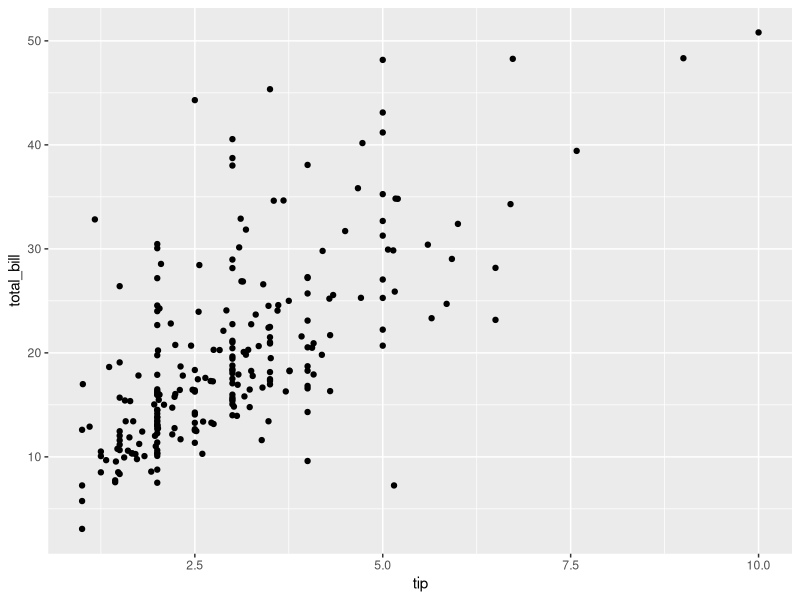
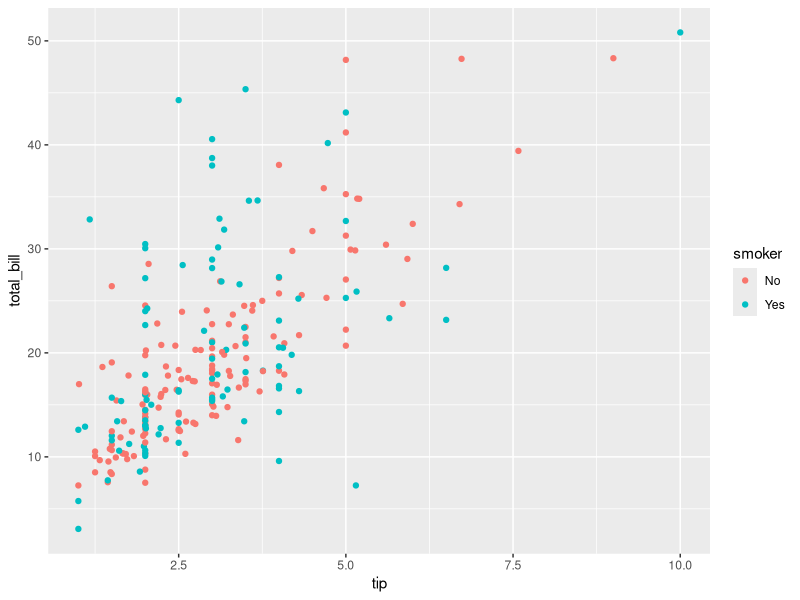
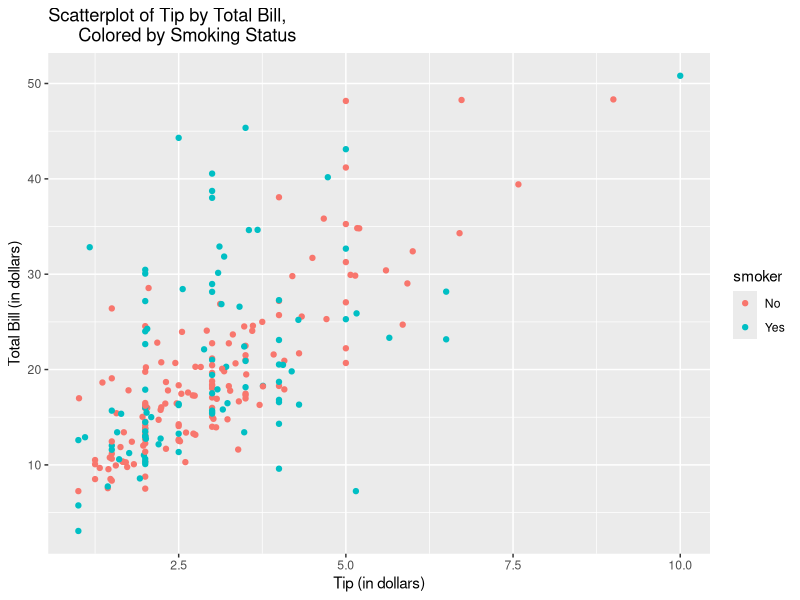
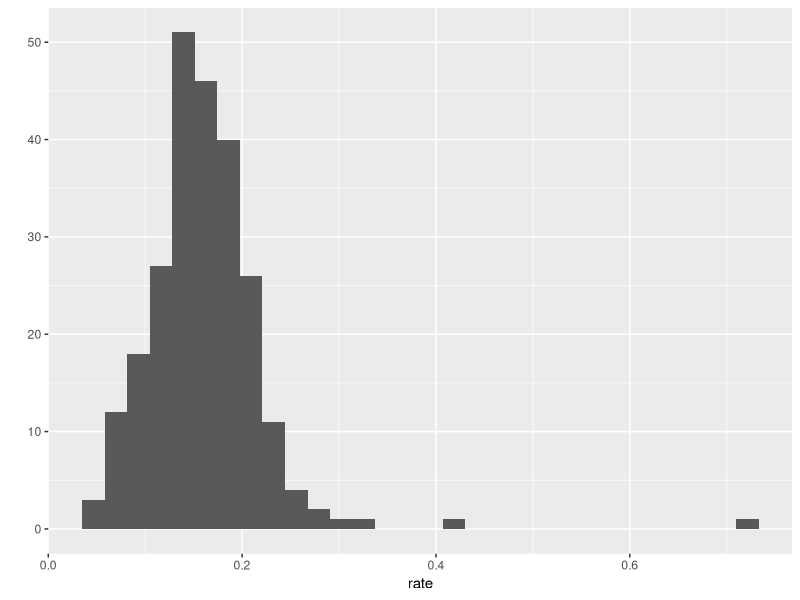
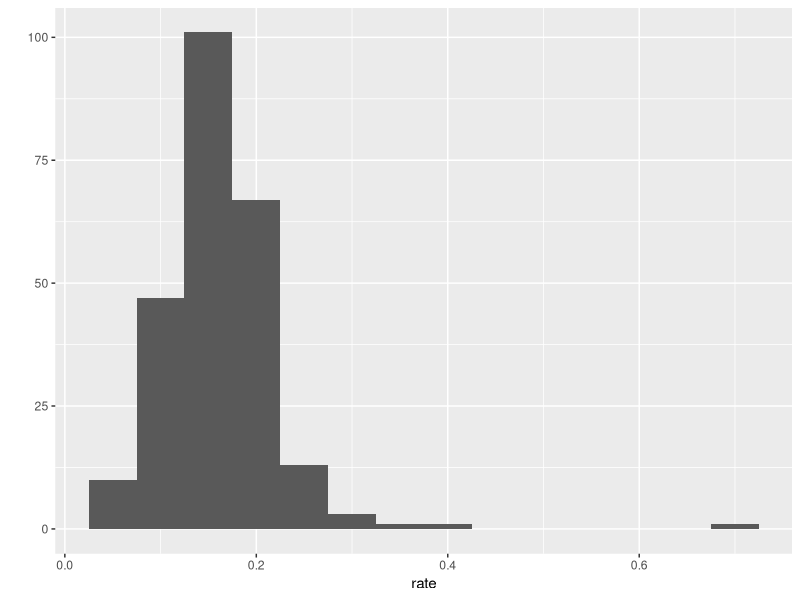
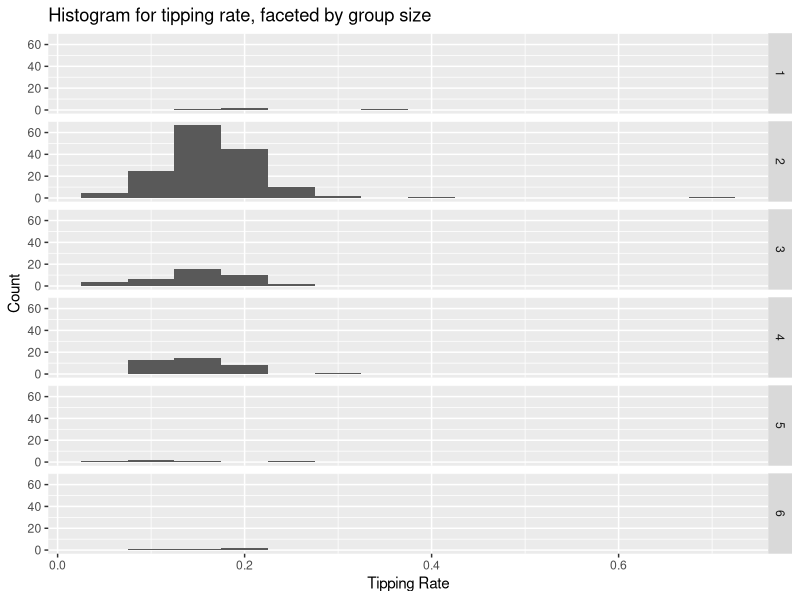

Recreate these plots in R, in order. (Note: this script raises an error after producing the figures.)
# Solutions for yours turns in qplot section of graphics R workshop

# Preliminaries
library(ggplot2)
# load in the tips data
library(reshape)
head(tips)

################################
### YOUR TURN 1 Scatterplots ###
################################


qplot(tip,total_bill,geom="point", data=tips)
# add color by smokers
qplot(tip,total_bill,geom="point", data=tips, colour=smoker)
# add axis labels
qplot(tip,total_bill,geom="point", data=tips, colour=smoker,
      xlab="Tip (in dollars)", ylab="Total Bill (in dollars)",
      main="Scatterplot of Tip by Total Bill,
      Colored by Smoking Status")




################################
### YOUR TURN 2 histograms   ###
################################

tips$rate <- tips$tip/tips$total_bill
qplot(rate,geom="histogram", data=tips)
qplot(rate,geom="histogram", data=tips, binwidth=.05)
qplot(rate,geom="histogram", data=tips, binwidth=.05, facets=size~.,
      xlab="Tipping Rate", ylab="Count",
      main="Histogram for tipping rate, faceted by group size")

qplot(rate,geom="histogram", data=tips, binwidth=.05, facets=time~size~sex,
      xlab="Tipping Rate", ylab="Count",
      main="Histogram for tipping rate, faceted by group size")



################################
### YOUR TURN 3 Boxplots     ###
################################

qplot(sex, rate, geom="boxplot", data=tips)
qplot(sex, rate, geom="boxplot", data=tips, 
      xlab="Gender", ylab="Tipping Rate",
      main="Boxplots of tipping rate by gender") + geom_jitter()







################################
### YOUR TURN 4 barplots     ###
################################

qplot(smoker, geom="bar", data=tips)
qplot(smoker, geom="bar", data=tips, facets=time~day,
      xlab="Smoking Status",
      ylab="Count",
      main="Bar plots for smoking status faceted by time and day of week")
